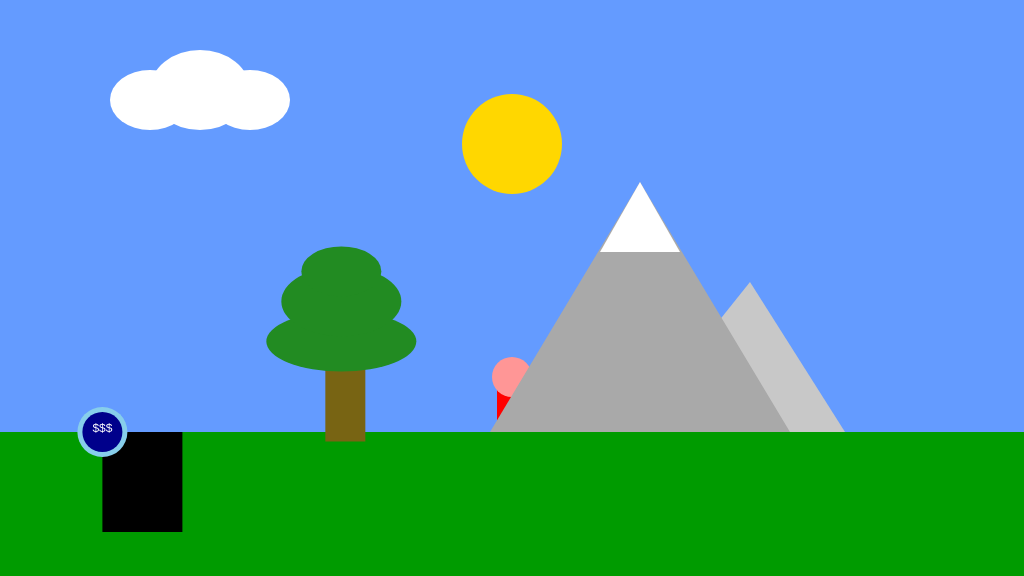
Frame 1 (no input)
Frame 60 (no input): identical to frame 1, image omitted
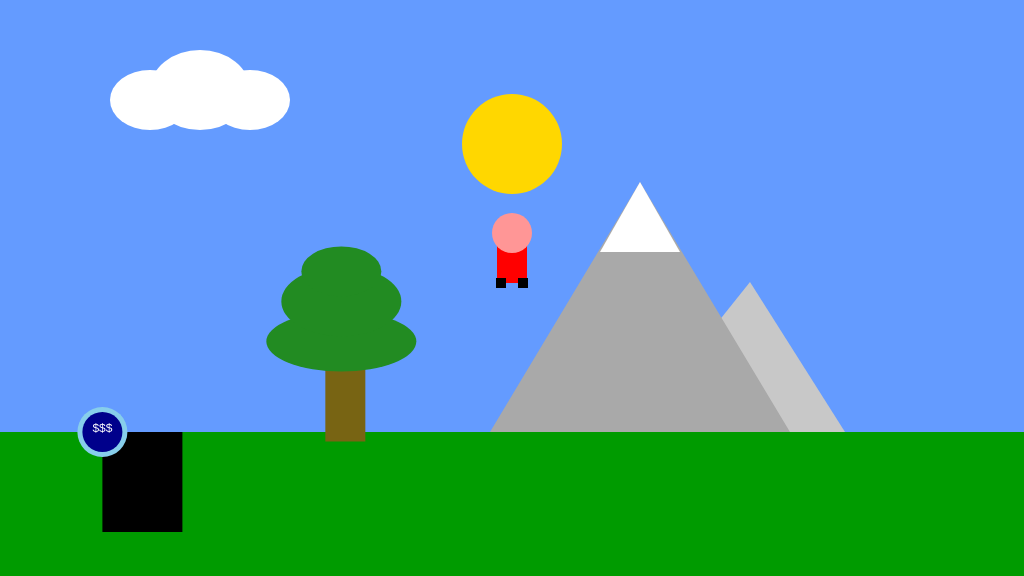
Frame 120 (the mouse pressed at the canvas centre since frame 60)

The p5.js sketch that drew these frames (run headless with seeded random() and noise() and a simulated clock; from frame 60 on, the mouse is pressed at the canvas centre):

// p5.js sketch
// ── sketch.js
/*
The Game Project

2b - using variables
*/

var floorPos_y;

var gameChar_x;
var gameChar_y;

var treePos_x;
var treePos_y;

var canyon;
var collectable;

var mountain;
var cloud;

function setup() {
  createCanvas(1024, 576);
  floorPos_y = 432; // NB. we are now using a variable for the floor position

  // NB. We are now using the built-in variables height and width
  gameChar_x = width / 2;
  gameChar_y = floorPos_y;

  treePos_x = width / 3;
  treePos_y = height / 1.4;

  mountainPos_x = width / 1.6;
  mountainPos_y = floorPos_y;

  canyonPos_x = width/10;
  canyonPos_y = floorPos_y;

  collectable_x = canyonPos_x;
  collectable_y = canyonPos_y;

  sun_x = width/2;
  sun_y = height/4;
}

function draw() {
  background(100, 155, 255); // fill the sky blue

  noStroke();
  fill(0, 155, 0);
  rect(0, floorPos_y, width, height - floorPos_y); // draw some green ground

  // Draw the Game Character
  fill(255, 0, 0);
  rect(gameChar_x - 15, gameChar_y - 55, 30, 50);
  fill(255, 150, 150);
  ellipse(gameChar_x, gameChar_y - 55, 40, 40);
  fill(0);
  rect(gameChar_x - 16, gameChar_y - 10, 10, 10);
  rect(gameChar_x + 6, gameChar_y - 10, 10, 10);

  // Draw the Tree

  // Draw the trunk
  fill(120, 100, 19); // Brown color
  rect(treePos_x - 16, treePos_y - 70, 40, 100);

  // Draw the tree top using 3 ellipses
  fill(34, 139, 34); // Green color

  // Bottom ellipse
  ellipse(treePos_x, treePos_y - 70, 150, 60);

  // Middle ellipse
  ellipse(treePos_x, treePos_y - 110, 120, 70);

  // Top ellipse
  ellipse(treePos_x, treePos_y - 140, 80, 50);

  // Draw the Mountain with Two Peaks

  // Draw the smaller peak
  fill(200, 200, 200); // Grey color
  triangle(
	mountainPos_x - 80+70,
	mountainPos_y,
	mountainPos_x + 135+70,
	mountainPos_y,
	mountainPos_x + 40+70,
	mountainPos_y - 150
  );
  // Draw the larger peak
  fill(169, 169, 169); // Grey color
  triangle(
    mountainPos_x - 150,
    mountainPos_y,
    mountainPos_x + 150,
    mountainPos_y,
    mountainPos_x,
    mountainPos_y - 250
  );


  // Draw the snowcap on the larger peak
  fill('white'); // White color
  triangle(
    mountainPos_x - 40,
    mountainPos_y - 180,
    mountainPos_x + 40,
    mountainPos_y - 180,
    mountainPos_x,
    mountainPos_y - 250
  );



  // Draw a cloud made of 3 different-sized ellipses

  fill(255); // White color

  // Left ellipse
  ellipse(150, 100, 80, 60);

  // Middle ellipse
  ellipse(200, 90, 100, 80);

  // Right ellipse
  ellipse(250, 100, 80, 60);

  // draw canyon 
  fill('black');
  rect(canyonPos_x, canyonPos_y, 80, 100)


  // Draw The Sun
  fill('gold');
  ellipse(sun_x, sun_y, 100, 100)

  //Collectable
  fill('skyblue');

  ellipse(collectable_x, collectable_y, 50, 50);
  fill('darkblue')
  ellipse(collectable_x, collectable_y, 40, 40);
  fill('white')
  text("$$$", collectable_x-10, collectable_y)

}

function mousePressed() {
  gameChar_x = mouseX;
  gameChar_y = mouseY;
}
